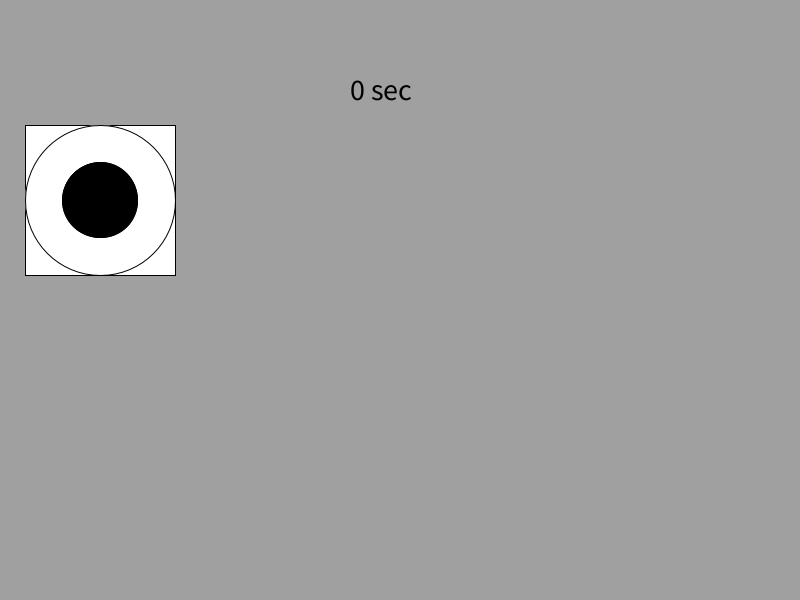
Frame 1 (no input)
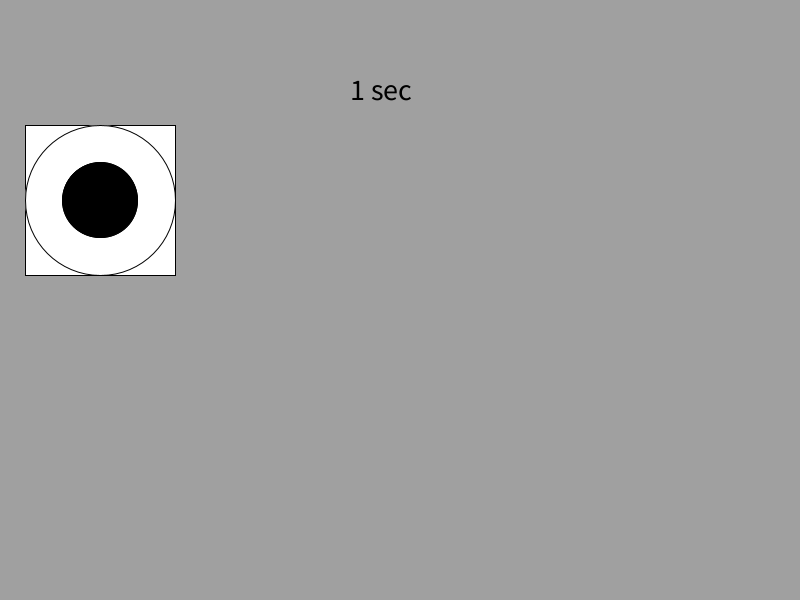
Frame 60 (the mouse pressed at the canvas centre just before this capture)
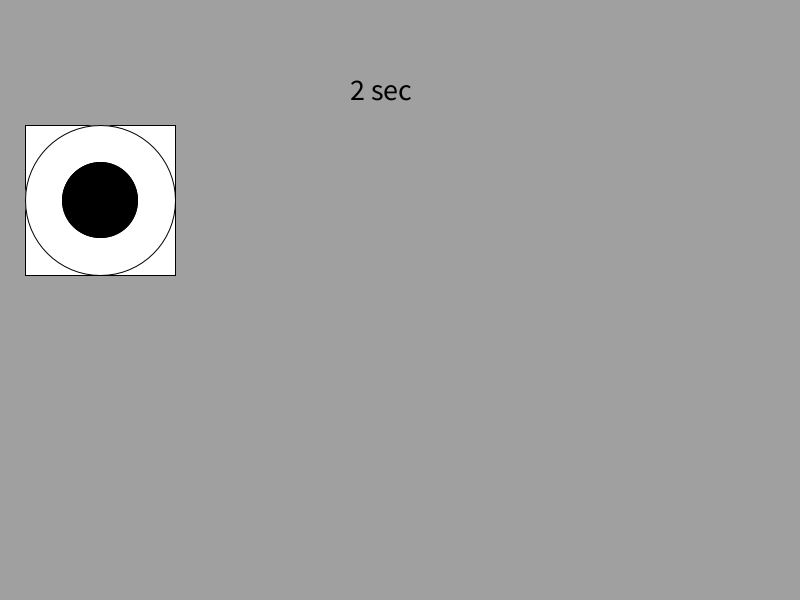
Frame 120 (the mouse held since frame 60 and released just before this capture)

The Processing sketch that drew these frames (run headless with seeded random() and noise(); from frame 60 on, the mouse is pressed at the canvas centre):

// Processing sketch: hw7_teacher_edit
// ── hw7_teacher_edit.pde
int count ;// need to add variable a b c 
float x, y, d;// but not yet do 
void setup() {
  size(800, 600);
  x = 100;
  y = 200;
  d = 150;
  count = 0;
}
void draw() {
  
  background(160);
   if (count < 120) {
    Si(x , y , d ,0);
  } else if (count < 240) {
    Si(x , y , d ,1);}
    else if (count < 360) {
    Si(x , y , d ,2);}
    else {
    Si(x , y , d ,3);
 }
  count++;
  if (count>480) count = 0;
  textSize(30);
  text(count/60 + " sec ", 350, 100);
}
void mouseReleased() {
  x = mouseX;
  y = mouseY;
}

// ── pic.pde
void Si( float s, float u, float h , int oo ){
  fill(255);
  square(s-h/2,u-h/2,h);
  circle (s,u,h);
  
  if(oo == 0){ 
  fill (0,0,0);
  circle(s,u,h/2);
  
  }else if  (oo ==1){ 
  fill (255,0,0);
  circle(s,u,h/2);
  
  }else if (oo ==2){ 
  fill (0,255,0);
  circle(s,u,h/2);
  
  }else fill(0,0, 255);//
  circle(s,u,h/2);
 
}
